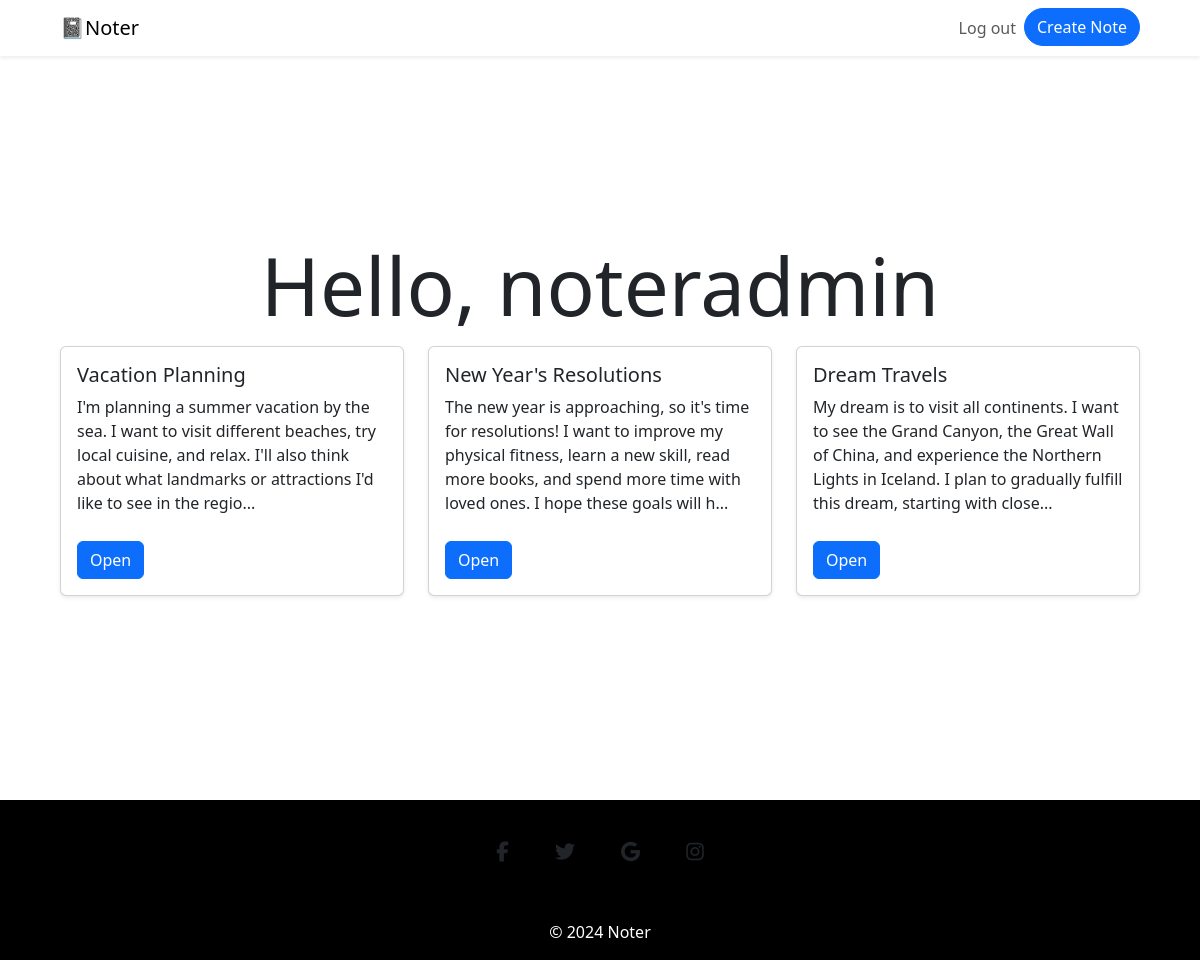
The page /dashboard/ (signed in) on the database its author committed.
### dashboard/models.py (models this page shows, shortened)
class Note(models.Model):
    user = models.ForeignKey(User, on_delete=models.CASCADE, default=1)
    title = models.CharField(max_length=255)
    content = models.TextField()
    shorter_content = models.TextField(blank=True)  # Dodane pole
    slug = models.SlugField(unique=True, blank=True)
    created_at = models.DateTimeField(auto_now_add=True)
    updated_at = models.DateTimeField(auto_now=True)

### dashboard/views.py (the view)
# urls.py: path('dashboard/', include('dashboard.urls')),
@login_required
def dashboard(request):
    user = request.user
    notes = Note.objects.filter(user=user)
    context = {'user_logged_in': True, 'user': user, 'notes': notes}
    return render(request, 'dashboard/dashboard.html', context)

### dashboard/templates/dashboard/dashboard.html (shortened to what this page needs)
{% extends "Noter/base.html" %}
{% block content %}
  <div class="d-flex justify-content-center flex-column align-items-center p-5" style="min-height: 100vh">
    <h1 class="display-1" style="margin-top: 56px">
        Hello, {{ user.username }}
    </h1>
    <div class="container" style="margin-top: 5px">
      <div class="row">
        {% for note in notes %}
          <div class="col-md-4 mb-4">
            <div class="card shadow-sm" style="min-height: 250px;">
              <div class="card-body d-flex flex-column justify-content-between">
                <div>
                  <h5 class="card-title">{{ note.title | safe }}</h5>
                  <p class="card-text">{{ note.shorter_content | safe }}</p>
                </div>
                <div>
                  <a href="{% url 'view_note' slug=note.slug %}" class="btn btn-primary">Open</a>
                </div>
              </div>
            </div>
          </div>
        {% endfor %}
      </div>
    </div>
  </div>
{% endblock content %}

### templates/Noter/base.html (shortened to what this page needs)
{% load bootstrap5 %}
<!DOCTYPE html>
<html lang="en">
<head>
    {% load bootstrap5 %}
    {% bootstrap_css %}
    <link rel="stylesheet" href="https://cdnjs.cloudflare.com/ajax/libs/font-awesome/6.5.1/css/all.min.css" />
</head>
<body>
    <nav class="fixed-top navbar navbar-light bg-white navbar-expand-lg px-5 shadow-sm">
      <div class="container-fluid">
        {% if user_logged_in %}
        <a class="navbar-brand" href="{% url 'dashboard' %}">📓Noter</a>
        {% else %}
          <a class="navbar-brand" href="{% url 'landing_page' %}">📓Noter</a>
        {% endif %}
          <div class="collapse navbar-collapse justify-content-end" id="navbarNav">
              <ul class="navbar-nav">
                  {% if user.is_authenticated %}
                      <li class="nav-item">
                          <a class="nav-link" href="{% url 'logout' %}">Log out</a>
                      </li>
                      <li class="nav-item">
                        <a href="{% url 'create_note'%}" class="btn btn-primary rounded-pill">Create Note</a>
                      </li>
                  {% endif %}
              </ul>
          </div>
      </div>
  </nav>
    <main>{% block content %}{% endblock content %}</main>
    <footer class="text-center bg-black text-white">
        <div class="container pt-4 text-white">
          <section class="mb-4 text-white">
            <a
              data-mdb-ripple-init
              class="btn btn-link btn-floating btn-lg text-body m-1"
              href="#!"
              role="button"
              data-mdb-ripple-color="dark"
              ><i class="fab fa-facebook-f "></i
            ></a>
            <a
              data-mdb-ripple-init
              class="btn btn-link btn-floating btn-lg text-body m-1"
              href="#!"
              role="button"
              data-mdb-ripple-color="dark"
              ><i class="fab fa-twitter"></i
            ></a>
            <a
              data-mdb-ripple-init
              class="btn btn-link btn-floating btn-lg text-body m-1"
              href="#!"
              role="button"
              data-mdb-ripple-color="dark"
              ><i class="fab fa-google"></i
            ></a>
            <a
              data-mdb-ripple-init
              class="btn btn-link btn-floating btn-lg text-body m-1"
              href="#!"
              role="button"
              data-mdb-ripple-color="dark"
              ><i class="fab fa-instagram"></i
            ></a>
          </section>
        </div>
        <div class="text-center p-3" style="background-color: rgba(0, 0, 0, 0.05);">
          © 2024 Noter
        </div>
      </footer>
</body>
</html>

### rows shown on the page
Note: title "Vacation Planning", shorter_content "I'm planning a summer vacation by the sea. I want to visit different beaches, try local cuisine, and relax. I'll also think about what landmarks or attractions I'd like to see in the regio..."
Note: title "New Year's Resolutions", shorter_content "The new year is approaching, so it's time for resolutions! I want to improve my physical fitness, learn a new skill, read more books, and spend more time with loved ones. I hope these goals will h..."
Note: title "Dream Travels", shorter_content "My dream is to visit all continents. I want to see the Grand Canyon, the Great Wall of China, and experience the Northern Lights in Iceland. I plan to gradually fulfill this dream, starting with close..."

### other values the page prints
{{ user.username }} "noteradmin"
